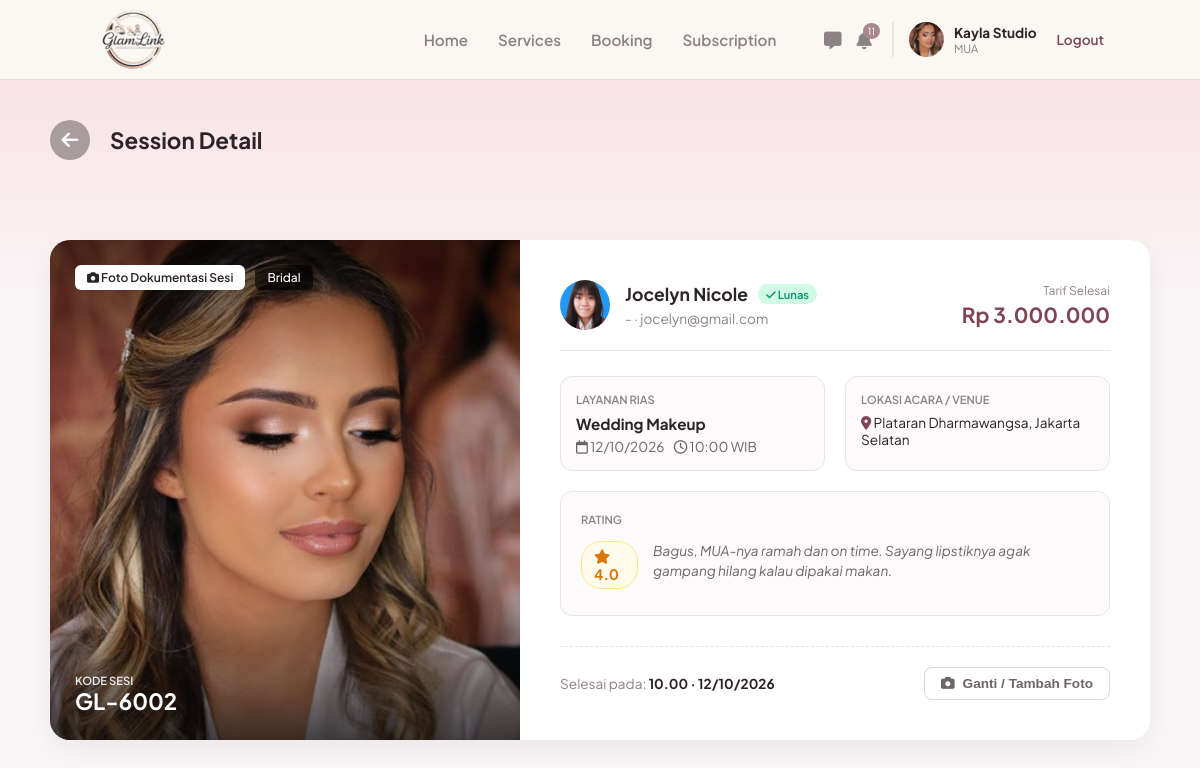
/mua/session_detail.php?id=5 (signed in), run on the app's committed database.
### tables this page shows
CREATE TABLE `users` (
  `id_user` int(11) NOT NULL,
  `nama` varchar(100) NOT NULL,
  `email` varchar(100) NOT NULL,
  `nomor_telepon` varchar(20) DEFAULT NULL,
  `nama_brand` varchar(150) DEFAULT NULL,
  `bio` text DEFAULT NULL,
  `lokasi` varchar(150) DEFAULT NULL,
  `foto_profil` varchar(255) DEFAULT NULL,
  `password` varchar(255) NOT NULL,
  `role` enum('mua','pelanggan','admin') NOT NULL,
  `dibuat_pada` timestamp NOT NULL DEFAULT current_timestamp(),
  `status_verifikasi` enum('pending','approved','rejected') NOT NULL DEFAULT 'approved',
  `alasan_tolak` varchar(255) DEFAULT NULL
);

CREATE TABLE `bookings` (
  `id_booking` int(11) NOT NULL,
  `no_invoice` varchar(20) NOT NULL,
  `id_mua` int(11) NOT NULL,
  `id_pelanggan` int(11) NOT NULL,
  `id_layanan` int(11) NOT NULL,
  `tanggal_booking` date NOT NULL,
  `waktu_booking` time NOT NULL,
  `lokasi_acara` varchar(255) DEFAULT NULL,
  `catatan` text DEFAULT NULL,
  `total_harga` int(11) NOT NULL,
  `status` enum('menunggu','dikonfirmasi','selesai','ditolak') NOT NULL DEFAULT 'menunggu',
  `is_mua_done` tinyint(1) DEFAULT 0,
  `is_client_done` tinyint(1) DEFAULT 0,
  `foto_dokumentasi` varchar(255) DEFAULT NULL,
  `rating` int(1) DEFAULT NULL,
  `ulasan` text DEFAULT NULL,
  `created_at` timestamp NOT NULL DEFAULT current_timestamp(),
  `nama_acara` varchar(150) DEFAULT NULL,
  `jenis_acara` varchar(50) DEFAULT NULL,
  `kota_acara` varchar(50) DEFAULT NULL,
  `biaya_platform` int(11) NOT NULL DEFAULT 0,
  `metode_bayar` varchar(50) DEFAULT NULL,
  `dibayar_pada` timestamp NULL DEFAULT NULL,
  `dibatalkan_oleh` enum('klien','mua') DEFAULT NULL,
  `dibatalkan_pada` timestamp NULL DEFAULT NULL
);

CREATE TABLE `services` (
  `id_service` int(11) NOT NULL,
  `id_mua` int(11) NOT NULL,
  `nama_layanan` varchar(150) NOT NULL,
  `kategori` varchar(100) DEFAULT NULL,
  `harga` decimal(10,2) NOT NULL,
  `durasi` varchar(50) DEFAULT NULL,
  `deskripsi` text DEFAULT NULL,
  `fasilitas` text DEFAULT NULL
);

### includes/mua_notifikasi.php (called while the page is built, shortened)
<?php
function mua_notif_tgl(string $tgl): string {
    $t = strtotime($tgl);
    return date('j', $t) . ' ' . MUA_NOTIF_BULAN[(int)date('n', $t)] . ' ' . date('Y', $t);
}
function mua_notif_rp($n): string {
    return 'Rp ' . number_format((float)$n, 0, ',', '.');
}
function mua_notif_sinkron(mysqli $koneksi, int $id_mua, bool $paksa = false): void {
    $kunci_sesi = 'mua_notif_sync_' . $id_mua;
    $st = $koneksi->prepare("SELECT COUNT(*) AS n FROM mua_notifikasi WHERE id_mua = ?");
    $st->bind_param('i', $id_mua);
    $st->execute();
    $pertama = (int)$st->get_result()->fetch_assoc()['n'] === 0 ? 1 : 0;
    $ins = $koneksi->prepare("INSERT IGNORE INTO mua_notifikasi (id_mua, kunci, tipe, judul, pesan, link, label_aksi, waktu, dibaca_pada)
                              VALUES (?, ?, ?, ?, ?, ?, ?, ?, IF(? = 1, NOW(), NULL))");
    $tambah = function (string $kunci, string $tipe, string $judul, string $pesan, ?string $link, ?string $aksi, string $waktu, int $sudah_baca = 0)
              use ($ins, $id_mua, $pertama) {
        $baca = ($pertama || $sudah_baca) ? 1 : 0;
    };
    $st = $koneksi->prepare("
        SELECT b.id_booking, b.no_invoice, b.tanggal_booking, b.waktu_booking, b.lokasi_acara, b.total_harga, b.status,
               b.metode_bayar, b.dibayar_pada, b.dibatalkan_oleh, b.is_client_done, b.is_mua_done, b.rating,
               b.created_at, COALESCE(b.dibatalkan_pada, b.created_at) AS waktu_batal, NOW() AS sekarang,
               u.nama AS klien, s.nama_layanan
        FROM bookings b
        LEFT JOIN users u ON u.id_user = b.id_pelanggan
        LEFT JOIN services s ON s.id_service = b.id_layanan
        WHERE b.id_mua = ? AND (b.created_at >= NOW() - INTERVAL 60 DAY OR b.tanggal_booking >= CURDATE() - INTERVAL 60 DAY)");
    $st->bind_param('i', $id_mua);
    $st->execute();
    foreach ($st->get_result()->fetch_all(MYSQLI_ASSOC) as $b) {
        $id = (int)$b['id_booking'];
        $klien = $b['klien'] ?: 'Klien';
        $layanan = $b['nama_layanan'] ?: 'layanan';
        $jadwal = mua_notif_tgl($b['tanggal_booking']) . ' pukul ' . substr($b['waktu_booking'], 0, 5) . ' WIB';
        $lokasi = trim((string)$b['lokasi_acara']) !== '' ? ' di ' . $b['lokasi_acara'] : '';
        if (!empty($b['dibayar_pada'])) {
            $metode = $b['metode_bayar'] ? ' melalui ' . $b['metode_bayar'] : '';
        }
    }
    $st = $koneksi->prepare("
        SELECT b.id_booking, b.tanggal_booking, b.waktu_booking, b.lokasi_acara, u.nama AS klien, s.nama_layanan,
               (b.tanggal_booking = CURDATE()) AS hari_ini, NOW() AS sekarang
        FROM bookings b
        LEFT JOIN users u ON u.id_user = b.id_pelanggan
        LEFT JOIN services s ON s.id_service = b.id_layanan
        WHERE b.id_mua = ? AND b.status = 'dikonfirmasi' AND b.tanggal_booking BETWEEN CURDATE() AND CURDATE() + INTERVAL 1 DAY");
    $st->bind_param('i', $id_mua);
    $st->execute();
    foreach ($st->get_result()->fetch_all(MYSQLI_ASSOC) as $j) {
        $hari = (int)$j['hari_ini'] === 1;
        $lok = trim((string)$j['lokasi_acara']);
        $link = $lok !== '' ? 'https://www.google.com/maps/search/?api=1&query=' . rawurlencode($lok) : 'booking.php?tab=scheduled';
    }
    $st = $koneksi->prepare("
        SELECT ms.id_transaksi, ms.tanggal_berakhir, sp.nama_paket,
               DATEDIFF(ms.tanggal_berakhir, CURDATE()) AS sisa, NOW() AS sekarang
        FROM mua_subscriptions ms
        JOIN subscription_packages sp ON sp.id_paket = ms.id_paket
        WHERE ms.id_mua = ? AND ms.status IN ('aktif','kedaluwarsa')
        ORDER BY ms.tanggal_berakhir DESC LIMIT 1");
    $st->bind_param('i', $id_mua);
    $st->execute();
    if ($l = $st->get_result()->fetch_assoc()) {
        $sisa = (int)$l['sisa'];
    }
    $st = $koneksi->prepare("
        UPDATE mua_notifikasi n
        JOIN bookings b ON n.kunci = CONCAT('pesanan:', b.id_booking)
        SET n.dibaca_pada = COALESCE(n.dibaca_pada, NOW()),
            n.label_aksi  = CASE b.status WHEN 'dikonfirmasi' THEN 'Lihat Jadwal'
                                          WHEN 'selesai'      THEN 'Lihat Riwayat'
                                          ELSE 'Lihat Detail' END,
            n.link        = CASE b.status WHEN 'dikonfirmasi' THEN 'booking.php?tab=scheduled'
                                          WHEN 'selesai'      THEN 'booking.php?tab=done'
                                          ELSE 'booking.php?tab=cancelled' END
        WHERE n.id_mua = ? AND b.status <> 'menunggu' AND n.label_aksi = 'Tinjau & Konfirmasi'");
}
function mua_notif_jumlah_baru(mysqli $koneksi, int $id_mua): int {
    try {
        mua_notif_sinkron($koneksi, $id_mua);
        $st = $koneksi->prepare("SELECT COUNT(*) AS n FROM mua_notifikasi WHERE id_mua = ? AND dibaca_pada IS NULL AND dihapus_pada IS NULL");
        $st->bind_param('i', $id_mua);
        $st->execute();
        return (int)$st->get_result()->fetch_assoc()['n'];
    } catch (Throwable $e) {
        return 0;
    }
}

### includes/auth_mua.php (called while the page is built, shortened)
<?php
$id_mua = (int)$_SESSION['id_user'];

### mua/session_detail.php (the view, shortened to what this page needs)
<?php
require_once '../includes/auth_mua.php';
$id_booking = isset($_GET['id']) ? (int)$_GET['id'] : 0;
$query = mysqli_query($koneksi, "
    SELECT b.*, u.nama AS nama_klien, u.email AS email_klien, u.nomor_telepon, u.foto_profil AS foto_klien,
           s.nama_layanan, s.kategori
    FROM bookings b
    LEFT JOIN users u ON b.id_pelanggan = u.id_user
    LEFT JOIN services s ON b.id_layanan = s.id_service
    WHERE b.id_booking = '$id_booking' AND b.id_mua = '$id_mua'
");
$detail = mysqli_fetch_assoc($query);
$foto_dokum = !empty($detail['foto_dokumentasi']) ? $detail['foto_dokumentasi'] : 'default_dokum.jpg';
$kategori = !empty($detail['kategori']) ? $detail['kategori'] : 'Layanan';
$rating = !empty($detail['rating']) ? number_format($detail['rating'], 1) : '-';
$ulasan = !empty($detail['ulasan']) ? $detail['ulasan'] : 'Klien belum memberikan ulasan.';
$waktu_selesai = date('H.i', strtotime($detail['waktu_booking']));
$tanggal_selesai = date('d/m/Y', strtotime($detail['tanggal_booking']));
?>
<!DOCTYPE html>
<html lang="id">
<head>
    <link rel="stylesheet" href="https://cdnjs.cloudflare.com/ajax/libs/font-awesome/6.4.0/css/all.min.css">
    <link rel="stylesheet" href="../assets/css/navbar.css">
    <link rel="stylesheet" href="../assets/css/mua_booking.css">
    <link rel="stylesheet" href="../assets/css/mua_ui.css">
</head>
<body>
    <?php include '../navbar.php'; ?>
    <div class="detail-top-bg">
        <div class="detail-container">
            <a href="booking.php?tab=done" class="btn-back"><i class="fa-solid fa-arrow-left"></i></a>
            <h2>Session Detail</h2>
        </div>
    </div>
    <main class="detail-container" style="margin-top: -60px; padding-bottom: 50px;">
        <div class="sc-card">
            <div class="sc-left" style="background-image: url('../assets/img/<?php echo htmlspecialchars($foto_dokum); ?>');">
                <div class="sc-badges-top">
                    <span class="badge-foto"><i class="fa-solid fa-camera"></i> Foto Dokumentasi Sesi</span>
                    <span class="badge-kategori"><?php echo htmlspecialchars($kategori); ?></span>
                </div>
                <div class="sc-kode-bottom">
                    <span class="k-label">KODE SESI</span>
                    <span class="k-val"><?php echo htmlspecialchars($detail['no_invoice']); ?></span>
                </div>
            </div>
            <div class="sc-right">
                <div class="sc-header-row">
                    <div class="sc-client-info">
                        <img src="../assets/img/<?php echo htmlspecialchars($detail['foto_klien'] ?? 'default.jpg'); ?>" alt="Klien">
                        <div>
                            <h3><?php echo htmlspecialchars($detail['nama_klien']); ?> <span class="badge-lunas"><i class="fa-solid fa-check"></i> Lunas</span></h3>
                            <p><?php echo htmlspecialchars($detail['nomor_telepon'] ?? '-'); ?> &middot; <?php echo htmlspecialchars($detail['email_klien']); ?></p>
                        </div>
                    </div>
                    <div class="sc-price-info">
                        <span class="p-label">Tarif Selesai</span>
                        <span class="p-val">Rp <?php echo number_format($detail['total_harga'], 0, ',', '.'); ?></span>
                    </div>
                </div>
                <div class="sc-grid-info">
                    <div class="sc-box">
                        <span class="b-label">LAYANAN RIAS</span>
                        <span class="b-title"><?php echo htmlspecialchars($detail['nama_layanan']); ?></span>
                        <span class="b-desc"><i class="fa-regular fa-calendar"></i> <?php echo $tanggal_selesai; ?> &nbsp;&nbsp; <i class="fa-regular fa-clock"></i> <?php echo date('H:i', strtotime($detail['waktu_booking'])); ?> WIB</span>
                    </div>
                    <div class="sc-box">
                        <span class="b-label">LOKASI ACARA / VENUE</span>
                        <span class="b-desc" style="margin-top:5px; color:#2b2326;"><i class="fa-solid fa-location-dot" style="color:#7E4655;"></i> <?php echo htmlspecialchars($detail['lokasi_acara']); ?></span>
                    </div>
                </div>
                <div class="sc-rating-container">
                    <span class="r-label">RATING</span>
                    <div class="r-content">
                        <div class="r-badge"><i class="fa-solid fa-star"></i> <?php echo $rating; ?></div>
                        <div class="r-text"><?php echo htmlspecialchars($ulasan); ?></div>
                    </div>
                </div>
                <div class="sc-footer">
                    <div class="sf-time">Selesai pada: <strong><?php echo $waktu_selesai; ?> &middot; <?php echo $tanggal_selesai; ?></strong></div>
                    <div class="sf-actions">
                        <form method="POST" enctype="multipart/form-data" style="margin: 0; display: inline-block;">
                            <button type="button" class="btn-outline-grey" data-loading-button data-loading-text="Mengunggah..." onclick="document.getElementById('fileUpdateDokum').click();">
                                <i class="fa-solid fa-camera"></i> Ganti / Tambah Foto
                            </button>
                        </form>
                    </div>
                </div>
            </div>
        </div>
    </main>
</body>
</html>

### navbar.php (shortened to what this page needs)
<?php
$path_prefix = in_array(basename(dirname($_SERVER['PHP_SELF'])), ['mua', 'klien']) ? '../' : '';
$nav_logged_in = isset($_SESSION['status_login']) && $_SESSION['status_login'] == true;
$nav_role = isset($_SESSION['role']) ? $_SESSION['role'] : '';
if ($nav_logged_in && in_array($nav_role, ['mua', 'pelanggan']) && isset($koneksi)) {
    $id_mua_nav = $_SESSION['id_user'];
    $nav_query = mysqli_query($koneksi, "SELECT nama, nama_brand, foto_profil, status_verifikasi FROM users WHERE id_user = '$id_mua_nav'");
    $nav_profil = mysqli_fetch_assoc($nav_query);
}
?>
<header class="navbar">
    <div class="logo">
        <a href="<?php echo $path_prefix; ?>index.php">
            <img src="<?php echo $path_prefix; ?>assets/img/logo.png" alt="GlamLink">
        </a>
    </div>
    <?php if (!$nav_logged_in): ?>
        <div class="nav-links">
            <a href="<?php echo $path_prefix; ?>login.php" class="btn-text">Masuk</a>
            <a href="<?php echo $path_prefix; ?>login.php" class="btn-outline">Masuk Sebagai MUA</a>
            <a href="<?php echo $path_prefix; ?>register.php" class="btn-filled">Daftar</a>
        </div>
    <?php elseif ($nav_role == 'mua'): ?>
        <?php if (($nav_profil['status_verifikasi'] ?? 'approved') === 'approved'): ?>
        <div class="nav-menu-mua">
            <a href="<?php echo $path_prefix; ?>mua/index.php">Home</a>
            <a href="<?php echo $path_prefix; ?>mua/services.php">Services</a>
            <a href="<?php echo $path_prefix; ?>mua/booking.php">Booking</a>
            <a href="<?php echo $path_prefix; ?>mua/subscription.php">Subscription</a>
        </div>
        <?php endif; ?>
        <div class="nav-profile-mua">
            <div class="nav-icons">
                <?php
                require_once __DIR__ . '/includes/chat.php';
                ?>
                <a href="<?php echo $path_prefix; ?>mua/chat.php" class="icon-btn" title="Chat">
                    <i class="fa-solid fa-message"></i>
                </a>
                <?php
                require_once __DIR__ . '/includes/mua_notifikasi.php';
                $nav_notif_baru = isset($koneksi) ? mua_notif_jumlah_baru($koneksi, (int)$_SESSION['id_user']) : 0;
                ?>
                <a href="<?php echo $path_prefix; ?>mua/notifikasi.php" class="icon-btn" title="Notifikasi">
                    <i class="fa-solid fa-bell"></i>
                    <span class="badge" id="navNotifBadge" <?php echo $nav_notif_baru ? '' : 'hidden'; ?>><?php echo $nav_notif_baru > 99 ? '99+' : $nav_notif_baru; ?></span>
                </a>
            </div>
            <a href="<?php echo $path_prefix; ?>mua/profil.php" style="text-decoration:none;color:inherit;" title="Lihat & edit profil">
            <div class="profile-info">
                <?php if(!empty($nav_profil['foto_profil'])): ?>
                    <img src="<?php echo $path_prefix; ?>assets/img/<?php echo htmlspecialchars($nav_profil['foto_profil']); ?>" alt="Profile">
                <?php else: ?>
                    <div style="width:35px;height:35px;background:#e0d8da;border-radius:50%;display:flex;align-items:center;justify-content:center;color:#fff;font-size:0.8rem;"><i class="fa-solid fa-user"></i></div>
                <?php endif; ?>
                <div class="profile-text">
                    <span class="brand-name"><?php echo htmlspecialchars($nav_profil['nama_brand'] ?? 'Nama Brand'); ?></span>
                    <span class="role-text"><?php echo ($nav_profil['status_verifikasi'] ?? 'approved') === 'approved' ? 'MUA' : 'Belum terverifikasi'; ?></span>
                </div>
            </div>
            </a>
            <a href="<?php echo $path_prefix; ?>logout.php" class="logout-link">Logout</a>
        </div>
    <?php endif; ?>
</header>

### data on the page
users: foto_profil (picture), nama_brand "Kayla Studio"
bookings: foto_dokumentasi (picture), id_layanan.kategori "Bridal", no_invoice "GL-6002", id_pelanggan.foto_profil (picture), id_pelanggan.nama "Jocelyn Nicole", id_pelanggan.nomor_telepon "-", id_pelanggan.email "jocelyn@gmail.com", total_harga "3.000.000", id_layanan.nama_layanan "Wedding Makeup", tanggal_booking "12/10/2026", waktu_booking "10:00", lokasi_acara "Plataran Dharmawangsa, Jakarta Selatan", rating "4.0", ulasan "Bagus, MUA-nya ramah dan on time. Sayang lipstiknya agak gampang hilang kalau dipakai makan.", waktu_booking "10.00"

### other printed values
$nav_notif_baru "11"
